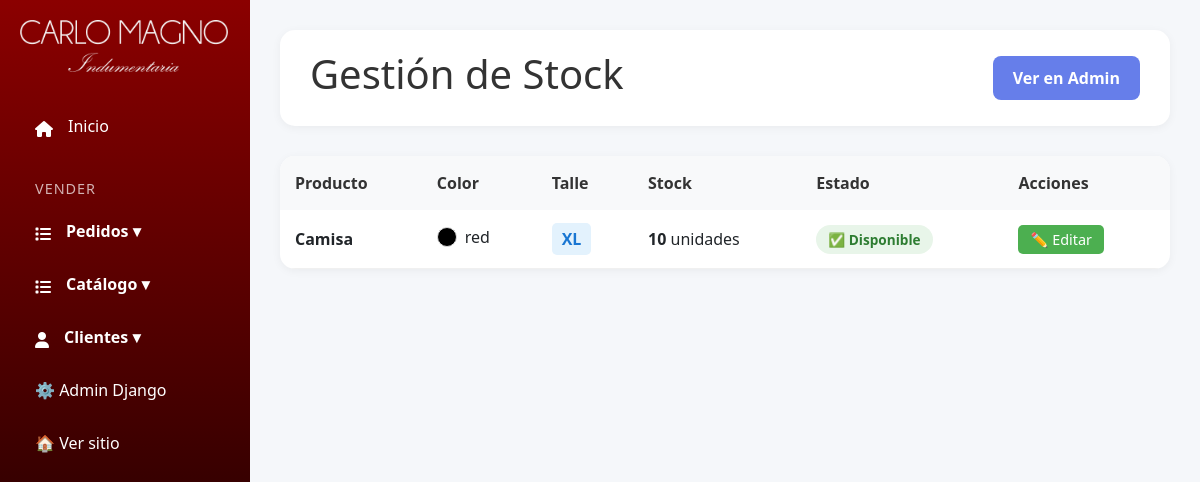
/panel/stock/ (signed in), run on the app's committed database.
### productos/models.py (models this page shows, shortened)
class ProductoStock(models.Model):
    producto = models.ForeignKey(
        Producto,
        on_delete=models.CASCADE,
        related_name='stock_items',
        verbose_name='Producto'
    )
    color = models.ForeignKey(
        Color,
        on_delete=models.PROTECT,
        related_name='productostock',
        verbose_name='Color'
    )
    talle = models.ForeignKey(
        Talle,
        on_delete=models.PROTECT,
        related_name='productostock',
        verbose_name='Talle'
    )
    stock = models.PositiveIntegerField(
        default=0,
        validators=[MinValueValidator(0)],
        verbose_name='Stock disponible'
    )
    class Meta:
        verbose_name = 'Stock de producto'
        verbose_name_plural = 'Stock de productos'
        unique_together = ['producto', 'color', 'talle']
        ordering = ['producto', 'color__order', 'talle__order']

class Producto(models.Model):
    nombre = models.CharField(max_length=200, verbose_name='Nombre')
    descripcion = models.TextField(verbose_name='Descripción')
    precio = models.DecimalField(
        max_digits=10,
        decimal_places=2,
        validators=[MinValueValidator(0)],
        verbose_name='Precio'
    )
    categoria = models.ForeignKey(
        Categoria,
        on_delete=models.PROTECT,
        related_name='categorias',
        verbose_name='Categoría'
    )
    marca = models.ForeignKey(
        Marca,
        on_delete=models.SET_NULL,
        null=True,
        blank=True,
        related_name='productos',
        verbose_name='Marca'
    )
    talle = models.ForeignKey(
        Talle,
        on_delete=models.SET_NULL,
        null=True,
        blank=True,
        related_name='productos',
        verbose_name='Talle'
    )
    colores = models.ManyToManyField(
        Color,
        related_name='productos',
        verbose_name='Colores disponibles',
        blank=True
    )
    imagen = models.ImageField(
        upload_to='productos/',
        null=True,
        blank=True,
        verbose_name='Imagen principal'
    )
    created_at = models.DateTimeField(auto_now_add=True, verbose_name='Fecha de creación')
    updated_at = models.DateTimeField(auto_now=True, verbose_name='Última actualización')
    class Meta:
        verbose_name = 'Producto'
        verbose_name_plural = 'Productos'
        ordering = ['-created_at']

class Color(models.Model):
    nombre = models.CharField(max_length=50, unique=True, verbose_name='Nombre')
    hex_code = models.CharField(
        max_length=7,
        verbose_name='Código Hexadecimal',
        help_text='Formato: #RRGGBB (ejemplo: #FF0000 para rojo)',
        default='#000000'
    )
    order = models.PositiveIntegerField(default=0, verbose_name='Orden de visualización')
    esta_activo = models.BooleanField(default=True, verbose_name='Está activo')
    class Meta:
        verbose_name = 'Color'
        verbose_name_plural = 'Colores'
        ordering = ['order', 'nombre']

class Talle(models.Model):
    nombre = models.CharField(max_length=20, unique=True, verbose_name='Talle')
    abbreviation = models.CharField(
        max_length=10,
        verbose_name='Abreviatura',
        help_text='Ej: XS, S, M, L, XL'
    )
    order = models.PositiveIntegerField(default=0, verbose_name='Orden de visualización')
    esta_activo = models.BooleanField(default=True, verbose_name='Está activo')
    class Meta:
        verbose_name = 'Talle'
        verbose_name_plural = 'Talles'
        ordering = ['order', 'nombre']

### custom_admin/views.py (the view)
# urls.py: path('panel/stock/', admin_views.stock, name='stock'),
@login_required(login_url='login')
def stock(request):
    if not request.user.is_staff:
        return redirect('home')
    stock_items = ProductoStock.objects.select_related('producto', 'color', 'talle').all()
    return render(request, 'custom_admin/stock.html', {'stock_items': stock_items})

### productos/context_processors.py (called while the page is built, shortened)
def cart_processor(request):
    carrito = None
    cantidad_total = 0
    if request.user.is_authenticated:
        try:
            carrito = Carrito.objects.get(usuario=request.user)
            cantidad_total = carrito.get_cantidad_total()
        except Carrito.DoesNotExist:
            pass
    return {
        'carrito': carrito,
        'carrito_cantidad': cantidad_total
    }

### productos/models.py (called while the page is built)
    def get_cantidad_total(self):
        return sum(item.cantidad for item in self.items.all())

### templates/custom_admin/stock.html (shortened to what this page needs)
{% extends 'custom_admin/base.html' %}
{% load static %}
{%block extra_css %}
<link rel="stylesheet" href="{% static 'css/stock.css' %}" />
{% endblock %}
{% block content %}
<div class="main-content">
	<div class="header">
		<h1>Gestión de Stock</h1>
		<a href="/admin/productos/productostock/" class="btn btn-primary">Ver en Admin</a>
	</div>
	{% if stock_items %}
	<div class="stock-table">
		<table>
			<thead>
				<tr>
					<th>Producto</th>
					<th>Color</th>
					<th>Talle</th>
					<th>Stock</th>
					<th>Estado</th>
					<th>Acciones</th>
				</tr>
			</thead>
			<tbody>
				{% for item in stock_items %}
				<tr>
					<td><strong>{{ item.producto.nombre }}</strong></td>
					<td>
						<span class="color-badge">
							<span
								class="color-dot"
								style="background-color: {{ item.color.hex_code }};"
							></span>
							{{ item.color.nombre }}
						</span>
					</td>
					<td>
						<span class="size-badge">{{ item.talle.abbreviation }}</span>
					</td>
					<td><strong>{{ item.stock }}</strong> unidades</td>
					<td>
						{% if item.stock == 0 %}
						<span class="stock-status stock-out">❌ Sin stock</span>
						{% elif item.stock < 5 %}
						<span class="stock-status stock-low">⚠️ Stock bajo</span>
						{% else %}
						<span class="stock-status stock-available">✅ Disponible</span>
						{% endif %}
					</td>
					<td>
						<a href="productos/productostock/{{ item.id }}/change/" class="btn-edit"
							>✏️ Editar</a
						>
					</td>
				</tr>
				{% endfor %}
			</tbody>
		</table>
	</div>
	{% else %}
	<div class="empty-state">
		<h2>No hay stock registrado</h2>
	</div>
	{% endif %}
</div>
{% load static %}
{% endblock %}

### static/css/style_admin.css (style rules this page uses)
* { margin: 0; padding: 0; box-sizing: border-box; }
body { font-family: "Segoe UI", Tahoma, Geneva, Verdana, sans-serif; background: #f5f7fa; }
.main-content { margin-left: 250px; padding: 30px; }
.header { background: white; padding: 20px 30px; border-radius: 15px; box-shadow: 0 2px 10px rgba(0, 0, 0, 0.05); margin-bottom: 30px; display: flex; justify-content: space-between; align-items: center; }
.header h1 { color: #333; }
.btn { padding: 10px 20px; border: none; border-radius: 8px; cursor: pointer; font-weight: 600; text-decoration: none; display: inline-block; transition: all 0.3s ease; }
.btn-primary { background: #667eea; color: white; }
.btn-edit { background: #4caf50; color: white; padding: 5px 12px; border-radius: 5px; text-decoration: none; font-size: 0.9em; margin-right: 5px; }
table { width: 100%; border-collapse: collapse; }
th { background: #f8f9fa; padding: 15px; text-align: left; color: #333; font-weight: 600; }
td { padding: 15px; border-bottom: 1px solid #f0f0f0; }

### static/css/stock.css (style rules this page uses)
.stock-table { background: white; border-radius: 15px; box-shadow: 0 2px 10px rgba(0, 0, 0, 0.05); overflow: hidden; }
.color-badge { display: inline-flex; align-items: center; gap: 8px; }
.color-dot { width: 20px; height: 20px; border-radius: 50%; border: 1px solid #ddd; }
.size-badge { background: #e3f2fd; color: #1976d2; padding: 5px 10px; border-radius: 5px; font-weight: 600; }
.stock-status { padding: 5px 12px; border-radius: 20px; font-size: 0.85em; font-weight: 600; }
.stock-available { background: #e8f5e9; color: #2e7d32; }

### data on the page
ProductoStock: producto.nombre "Camisa", color.nombre "red", talle.abbreviation "XL", stock "10", shows "✅ Disponible"
